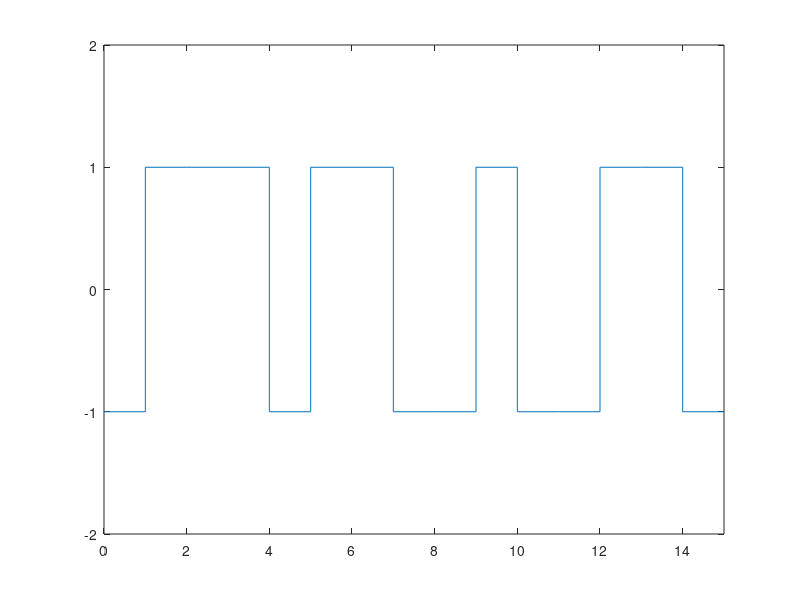

Write MATLAB code to recreate this figure.
m=[0 0 0 1 0 0 1 1 1 0];
len=length(m);
w=[];
x=[];
y=[];

for i=1:2:len
    if(m(i)==0 & m(i+1)==0)
        w=[w 0 1 0];
    elseif(m(i)==0 & m(i+1)==1)
        w=[w 0 1 1];
    elseif(m(i)==1 & m(i+1)==0)
        w=[w 1 0 1];
    elseif(m(i)==1 & m(i+1)==1)
        w=[w 1 1 0];
    end
end

len=length(w);
prev=-1;

for j=1:len
    x=[x j-1 j];
    if(w(j)==0)
        y=[y prev prev];
    else
        y=[y -prev -prev];
    end
    prev=y(length(y));
end

plot(x,y),axis([0,length(w),-2,2]);